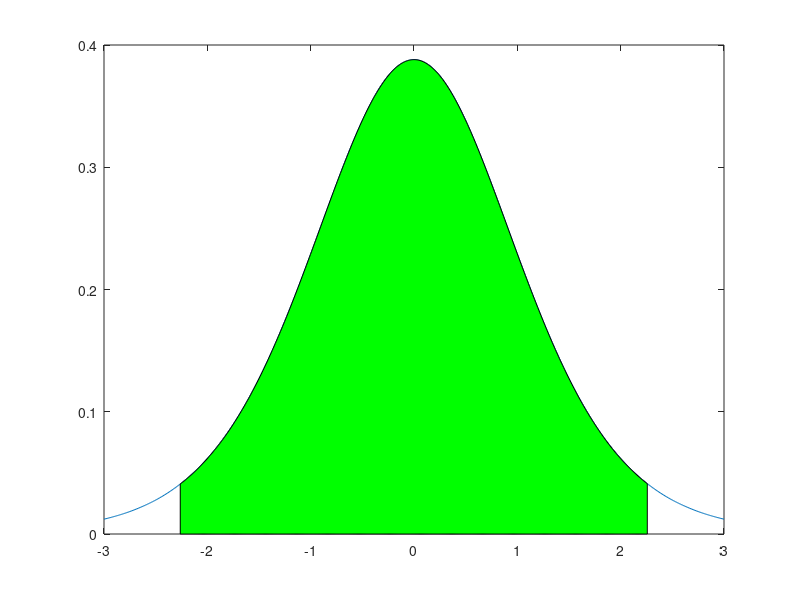

The MATLAB source for this figure:
 %data=[499 525 498 503 501 497 493 496 500 495];
%[h,p, ci] = ztest(data,500,3,'Alpha',0.05,'Tail','both');
%alpha = 0.05;
%x=-3:0.01:3;
%plot(x,normpdf(x));
%hold on;
%z_alpha_2 = norminv(1-alpha/2);
%area(-z_alpha_2:0.01:z_alpha_2,normpdf(-z_alpha_2:0.01:z_alpha_2),'FaceColor','g');
%hold off;

data = [60.2, 63.4, 58.8, 63.6, 64.7, 62.5, 66.0, 59.1, 65.1, 62.0];
[h,p] = ttest(data,60,'Alpha',0.05,'Tail','both')
df = 9;
alpha = 0.05;
x=-3:0.01:3;
plot(x,tpdf(x,df))
hold on
t_alpha_2 = tinv(1-alpha/2, df);
area(-t_alpha_2:0.01:t_alpha_2,tpdf(-t_alpha_2:0.01:t_alpha_2,df),'FaceColor','g')
hold off 
